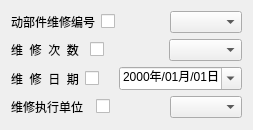
            <widget class="QWidget" name="scrollAreaWidgetContents_6">
             <property name="geometry">
              <rect>
               <x>0</x>
               <y>0</y>
               <width>253</width>
               <height>130</height>
              </rect>
             </property>
             <layout class="QVBoxLayout" name="verticalLayout_15">
              <item>
               <layout class="QHBoxLayout" name="horizontalLayout_17">
                <item>
                 <widget class="QLabel" name="label_12">
                  <property name="text">
                   <string>动部件维修编号</string>
                  </property>
                  <property name="buddy">
                   <cstring>movepartRepairIdChkBox</cstring>
                  </property>
                 </widget>
                </item>
                <item>
                 <widget class="QCheckBox" name="movepartRepairIdChkBox">
                  <property name="text">
                   <string/>
                  </property>
                 </widget>
                </item>
                <item>
                 <widget class="QComboBox" name="movepartRepairIdCbBox"/>
                </item>
               </layout>
              </item>
              <item>
               <layout class="QHBoxLayout" name="horizontalLayout_20">
                <item>
                 <widget class="QLabel" name="label_16">
                  <property name="text">
                   <string>维  修  次  数</string>
                  </property>
                  <property name="buddy">
                   <cstring>repairrepairTimeChkBox</cstring>
                  </property>
                 </widget>
                </item>
                <item>
                 <widget class="QCheckBox" name="repairrepairTimeChkBox">
                  <property name="text">
                   <string/>
                  </property>
                 </widget>
                </item>
                <item>
                 <widget class="QComboBox" name="repairrepairTimeCbBox"/>
                </item>
               </layout>
              </item>
              <item>
               <layout class="QHBoxLayout" name="horizontalLayout_15">
                <item>
                 <widget class="QLabel" name="label_15">
                  <property name="text">
                   <string>维  修  日  期</string>
                  </property>
                  <property name="buddy">
                   <cstring>repairDateChkBox</cstring>
                  </property>
                 </widget>
                </item>
                <item>
                 <widget class="QCheckBox" name="repairDateChkBox">
                  <property name="text">
                   <string/>
                  </property>
                 </widget>
                </item>
                <item>
                 <widget class="QDateEdit" name="repairDateDateEdit">
                  <property name="displayFormat">
                   <string>yyyy年/MM月/dd日</string>
                  </property>
                  <property name="calendarPopup">
                   <bool>true</bool>
                  </property>
                 </widget>
                </item>
               </layout>
              </item>
              <item>
               <layout class="QHBoxLayout" name="horizontalLayout_14">
                <item>
                 <widget class="QLabel" name="label_17">
                  <property name="text">
                   <string>维修执行单位  </string>
                  </property>
                  <property name="buddy">
                   <cstring>repairDepartChkBox</cstring>
                  </property>
                 </widget>
                </item>
                <item>
                 <widget class="QCheckBox" name="repairDepartChkBox">
                  <property name="text">
                   <string/>
                  </property>
                 </widget>
                </item>
                <item>
                 <widget class="QComboBox" name="repairDepartCbBox"/>
                </item>
               </layout>
              </item>
              <item>
               <spacer name="verticalSpacer_3">
                <property name="orientation">
                 <enum>Qt::Vertical</enum>
                </property>
                <property name="sizeHint" stdset="0">
                 <size>
                  <width>20</width>
                  <height>40</height>
                 </size>
                </property>
               </spacer>
              </item>
             </layout>
            </widget>
